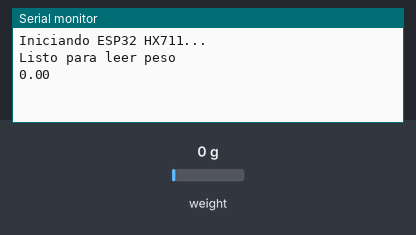
A sketch run on a simulated ESP32. On the bench: the last lines printed to the serial monitor. The inputs (shaded band) are chosen by the test bench; at power-on: weight on the scale 0 g.

Above: at 2.2 s.
2.3 s: weight on the scale set to 100 g
At 4.1 s:
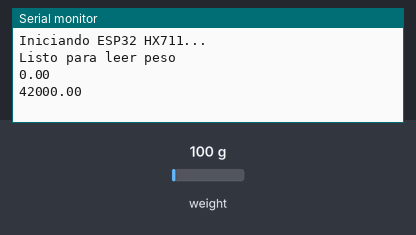
4.3 s: weight on the scale set to 1250 g
At 5.4 s:
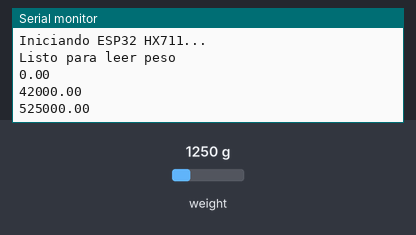
Timing chart, 0 to 7.3 s (numbered marks = the images above; inputs shaded):
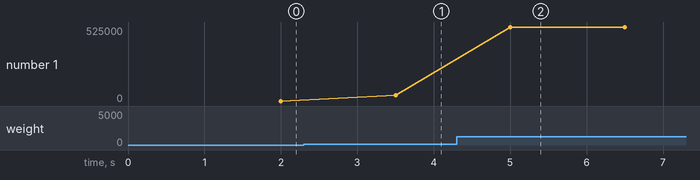

The sketch:

esp32_scale.ino
```cpp
#include <Wire.h>
#include "HX711.h"

#define DOUT  18
#define CLK   19

HX711 scale;

void setup() {
  Serial.begin(9600);
  Serial.println("Iniciando ESP32 HX711...");

  scale.begin(DOUT, CLK);
  scale.set_scale();
  scale.tare();

  Serial.println("Listo para leer peso");
}

void loop() {
  if (scale.is_ready()) {
    float peso = scale.get_units(10); // promedio 10 lecturas
    // Enviar peso en gramos por serial
    Serial.println(peso);
  } else {
    Serial.println("Balanza no lista");
  }

  delay(500); // cada 0.5s
}
```

Measured:
- after the input at 2.3 s, the serial monitor: prints a new line after 1.2 s (image 1)
- after the input at 4.3 s, the serial monitor: prints a new line after 0.70 s (image 2)
- plotted number 1: 0 → 42000 after the input at 2.3 s, 42000 → 525000 after the input at 4.3 s
